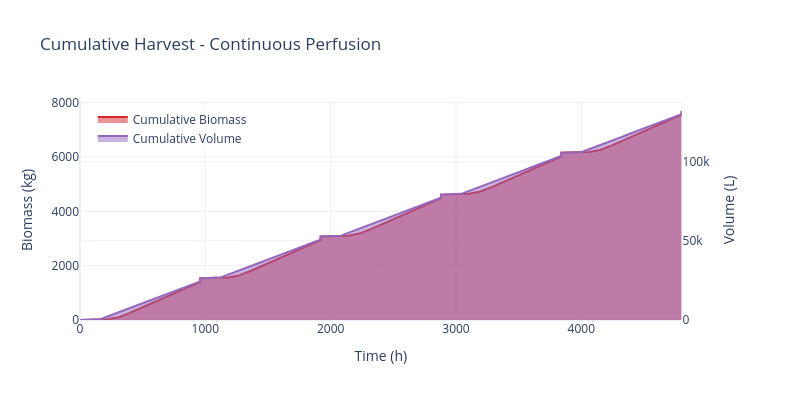

Notebook cell for this chart:
### Code cell
sim.data.plot_cumulative_harvest()

### Figure 1 — Plotly figure (JSON) as saved in the notebook; plotly's stock layout.template omitted (floating-point values rounded to 4 significant figures; data arrays with more than 128 entries replaced by an {"elided": "..."} marker saying what was removed)
{"data": [{"fill": "tozeroy", "hovertemplate": "Time: %{x:.1f} h<br>Biomass: %{y:.2f} kg<extra></extra>", "line": {"color": "#d62728", "width": 2}, "mode": "lines", "name": "Cumulative Biomass", "type": "scatter", "x": {"elided": "5115 float values"}, "xaxis": "x", "y": {"elided": "5115 float values"}, "yaxis": "y"}, {"fill": "tozeroy", "hovertemplate": "Time: %{x:.1f} h<br>Volume: %{y:.2f} L<extra></extra>", "line": {"color": "#9467bd", "width": 2}, "mode": "lines", "name": "Cumulative Volume", "type": "scatter", "x": {"elided": "5115 float values"}, "xaxis": "x", "y": {"elided": "5115 float values"}, "yaxis": "y2"}], "layout": {"font": {"size": 12}, "height": 400, "legend": {"bgcolor": "rgba(255,255,255,0.8)", "x": 0.02, "y": 0.98}, "showlegend": true, "title": {"text": "Cumulative Harvest - Continuous Perfusion"}, "width": 800, "xaxis": {"anchor": "y", "domain": [0, 0.94], "title": {"text": "Time (h)"}}, "yaxis": {"anchor": "x", "domain": [0, 1], "title": {"text": "Biomass (kg)"}}, "yaxis2": {"anchor": "x", "overlaying": "y", "side": "right", "title": {"text": "Volume (L)"}}}}
